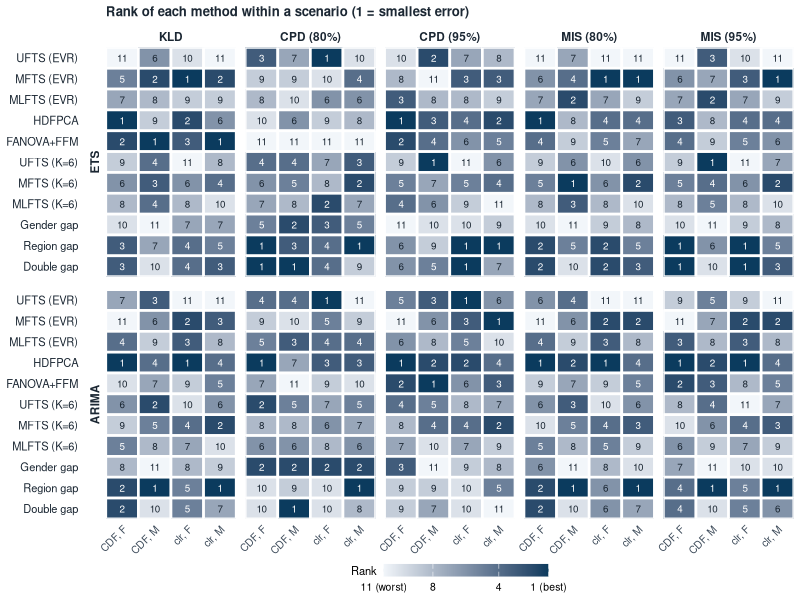
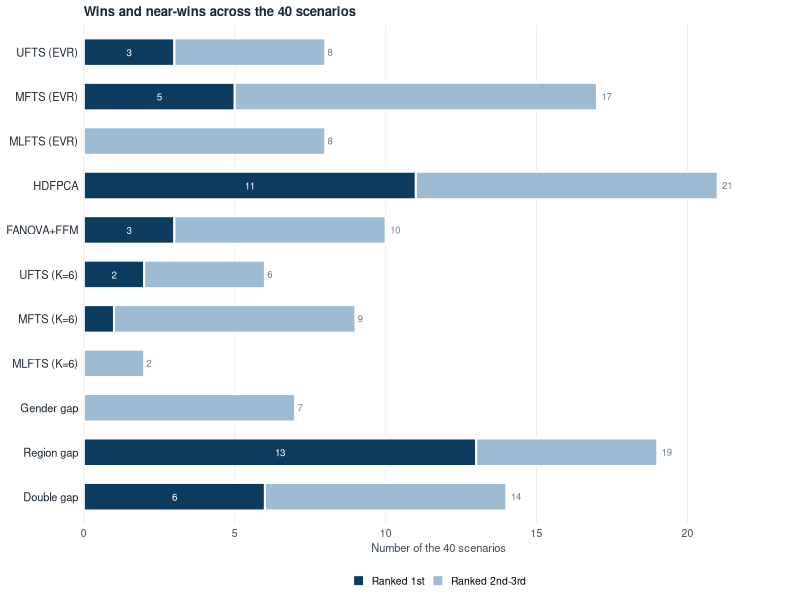
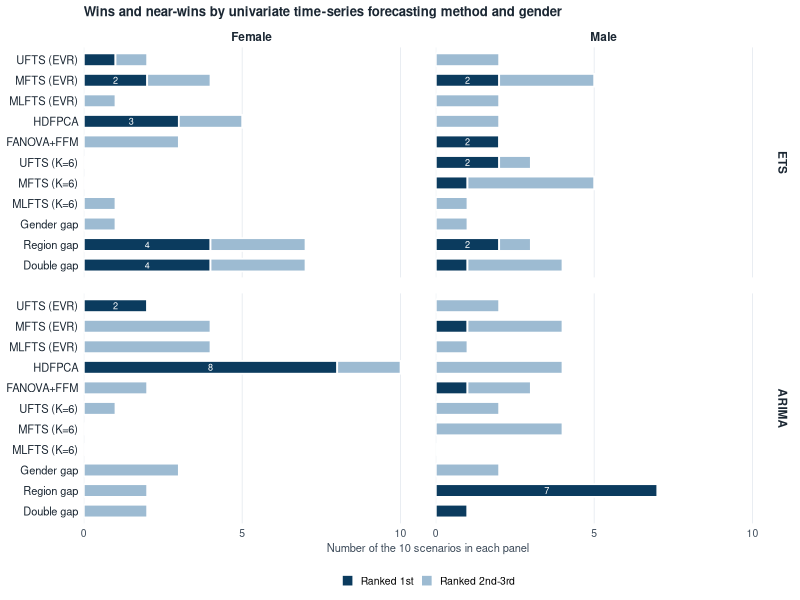

Reproduce these figures in R, in order.
## ---------------------------------------------------------------------------
## Win heat map for "Forecasting multiple density-valued time series"
##
## Each cell is the rank (1 = best) of a forecasting method within one
## evaluation scenario, where a scenario is
##      metric x nominal level x transformation x sex x univariate forecaster.
## Values are the "Mean" summary rows of Tables 1-9 (averages over the 20
## forecast horizons and the 47 prefectures).  Ranks use ties.method = "min",
## so the region-gap / double-gap ties for the female data share a rank.
##
## Outputs, as two standalone figures:
##   Fig_win_heatmap.pdf  rank of every method in every scenario
##   Fig_win_counts.pdf   how often each method ranks first / second-third
##
## Requires: ggplot2, dplyr, tidyr
## ---------------------------------------------------------------------------

library(ggplot2)
library(dplyr)
library(tidyr)
library(grid)   # for unit()

## ---- 1. Method labels, in the column order used in Tables 1-9 --------------

methods <- c("UFTS (EVR)", "MFTS (EVR)", "MLFTS (EVR)", "HDFPCA", "FANOVA+FFM",
             "UFTS (K=6)", "MFTS (K=6)", "MLFTS (K=6)",
             "Gender gap", "Region gap", "Double gap")

## ---- 2. The "Mean" rows of Tables 1-9 --------------------------------------
## One row per scenario; 11 columns in the order of `methods`.

vals <- rbind(
  ## ------------------------- ETS -------------------------------------------
  ## Table 1: KLD
  c(0.0614, 0.0388, 0.0447, 0.0166, 0.0233, 0.0605, 0.0411, 0.0448, 0.0611, 0.0249, 0.0249),
  c(0.0176, 0.0146, 0.0178, 0.0322, 0.0105, 0.0175, 0.0150, 0.0175, 0.1155, 0.0177, 0.0461),
  c(0.1533, 0.0093, 0.0648, 0.0161, 0.0163, 0.1620, 0.0412, 0.0581, 0.0464, 0.0175, 0.0175),
  c(0.0876, 0.0104, 0.0533, 0.0229, 0.0072, 0.0384, 0.0172, 0.0745, 0.0284, 0.0174, 0.0128),
  ## Table 2: CPD, alpha = 0.2
  c(0.0531, 0.0652, 0.0617, 0.0811, 0.0831, 0.0534, 0.0587, 0.0589, 0.0535, 0.0365, 0.0365),
  c(0.0698, 0.0783, 0.0817, 0.0688, 0.1096, 0.0649, 0.0668, 0.0734, 0.0431, 0.0476, 0.0422),
  c(0.0615, 0.1103, 0.0742, 0.0869, 0.1187, 0.0785, 0.0848, 0.0627, 0.0637, 0.0638, 0.0638),
  c(0.1230, 0.0833, 0.0845, 0.0881, 0.1467, 0.0825, 0.0753, 0.0851, 0.0834, 0.0585, 0.0968),
  ## Table 3: CPD, alpha = 0.05
  c(0.0662, 0.0580, 0.0436, 0.0335, 0.0382, 0.0656, 0.0506, 0.0473, 0.0663, 0.0513, 0.0513),
  c(0.0309, 0.0526, 0.0422, 0.0355, 0.0379, 0.0305, 0.0415, 0.0405, 0.0516, 0.0438, 0.0382),
  c(0.0396, 0.0291, 0.0457, 0.0321, 0.0370, 0.0972, 0.0335, 0.0493, 0.0560, 0.0241, 0.0241),
  c(0.0669, 0.0376, 0.0686, 0.0360, 0.0428, 0.0451, 0.0418, 0.0710, 0.0686, 0.0289, 0.0585),
  ## Table 4: MIS, alpha = 0.2
  c(1066,  795,  869,  593,  690, 1051,  762,  874, 1054,  611,  611),
  c( 557,  539,  532,  558,  616,  550,  521,  533, 1177,  543,  848),
  c(1616,  523,  884,  607,  647, 1497,  680,  901,  914,  533,  533),
  c(1377,  496,  759,  560,  655,  635,  517,  815,  707,  564,  548),
  ## Table 5: MIS, alpha = 0.05
  c(2400, 1703, 1799, 1122, 1236, 2364, 1613, 1839, 2373, 1079, 1079),
  c( 930,  975,  924,  978, 1204,  908,  937,  938, 2457,  958, 1684),
  c(2677,  925, 1839, 1211, 1244, 3723, 1404, 1879, 1899,  902,  902),
  c(2205,  821, 1597,  964, 1139, 1277,  894, 1785, 1347, 1013,  929),
  ## ------------------------ ARIMA ------------------------------------------
  ## Table 6: KLD
  c(0.1108, 0.1190, 0.1008, 0.0243, 0.1181, 0.1107, 0.1179, 0.1043, 0.1111, 0.0971, 0.0971),
  c(0.0315, 0.0354, 0.0428, 0.0322, 0.0355, 0.0314, 0.0349, 0.0411, 0.2247, 0.0295, 0.2019),
  c(0.1598, 0.0491, 0.0597, 0.0201, 0.0975, 0.1229, 0.0680, 0.0706, 0.0839, 0.0687, 0.0687),
  c(0.0911, 0.0255, 0.0455, 0.0284, 0.0319, 0.0354, 0.0248, 0.0763, 0.0512, 0.0240, 0.0440),
  ## Table 7: CPD, alpha = 0.2
  c(0.0697, 0.1361, 0.0915, 0.0680, 0.1043, 0.0694, 0.1344, 0.0958, 0.0694, 0.1365, 0.1365),
  c(0.0446, 0.0694, 0.0425, 0.0524, 0.0797, 0.0454, 0.0656, 0.0463, 0.0348, 0.0678, 0.0338),
  c(0.0545, 0.0906, 0.0862, 0.0817, 0.1268, 0.0918, 0.0917, 0.1077, 0.0695, 0.1481, 0.1481),
  c(0.1141, 0.0993, 0.0660, 0.0593, 0.1079, 0.0662, 0.0917, 0.0690, 0.0524, 0.0455, 0.0936),
  ## Table 8: CPD, alpha = 0.05
  c(0.1247, 0.1544, 0.1351, 0.0616, 0.1162, 0.1245, 0.1523, 0.1401, 0.1244, 0.1542, 0.1542),
  c(0.0726, 0.0783, 0.0909, 0.0679, 0.0530, 0.0744, 0.0739, 0.0935, 0.0953, 0.0925, 0.0813),
  c(0.0406, 0.0605, 0.0845, 0.0480, 0.0999, 0.1091, 0.0772, 0.1043, 0.1110, 0.1260, 0.1260),
  c(0.0686, 0.0367, 0.0953, 0.0488, 0.0439, 0.0729, 0.0395, 0.0952, 0.0899, 0.0546, 0.0989),
  ## Table 9: MIS, alpha = 0.2
  c(1636, 1775, 1587,  738, 1662, 1636, 1749, 1629, 1636, 1562, 1562),
  c( 705,  727,  781,  676,  733,  701,  716,  773, 1836,  666, 1662),
  c(1656,  866,  997,  673, 1332, 1632, 1022, 1137, 1303, 1145, 1145),
  c(1422,  572,  839,  620,  681,  775,  582,  883,  904,  556,  803),
  ## Table 9: MIS, alpha = 0.05
  c(4108, 4478, 3815, 1528, 3716, 4106, 4386, 3990, 4101, 3824, 3824),
  c(1304, 1383, 1477, 1218, 1233, 1302, 1350, 1479, 4094, 1123, 3353),
  c(2781, 1649, 1920, 1353, 2580, 3957, 2054, 2336, 2918, 2265, 2265),
  c(2308,  996, 1628, 1047, 1072, 1535, 1008, 1767, 1779,  936, 1429)
)
colnames(vals) <- methods

## ---- 3. Scenario key (same order as the rows of `vals`) --------------------

panel_lev <- c("CDF, F", "CDF, M", "clr, F", "clr, M")
key <- expand.grid(panel      = panel_lev,
                   metric     = c("KLD", "CPD (80%)", "CPD (95%)",
                                  "MIS (80%)", "MIS (95%)"),
                   forecaster = c("ETS", "ARIMA"),
                   stringsAsFactors = FALSE)
stopifnot(nrow(key) == nrow(vals))

dat <- cbind(key, as.data.frame(vals)) |>
  pivot_longer(all_of(methods), names_to = "method", values_to = "value") |>
  group_by(forecaster, metric, panel) |>
  mutate(rank = rank(value, ties.method = "min")) |>   # 1 = smallest error
  ungroup() |>
  mutate(
    method     = factor(method, levels = rev(methods)),
    panel      = factor(panel, levels = panel_lev),
    metric     = factor(metric, levels = c("KLD", "CPD (80%)", "CPD (95%)",
                                           "MIS (80%)", "MIS (95%)")),
    forecaster = factor(forecaster, levels = c("ETS", "ARIMA"))
  ) |>
  separate_wider_delim(panel, delim = ", ", names = c("transf", "sex"),
                       cols_remove = FALSE) |>
  mutate(
    transf = factor(transf, levels = c("CDF", "clr")),
    sex    = factor(sex, levels = c("F", "M"),
                    labels = c("Female", "Male"))
  )

## ---- 4. Panel (a): the rank heat map ---------------------------------------
## Sequential single hue, dark = best.  Prints correctly in grayscale.

ramp_lo <- "#F2F6FA"   # rank 11
ramp_hi <- "#0B3B5E"   # rank 1

p_heat <- ggplot(dat, aes(panel, method, fill = rank)) +
  geom_tile(colour = "white", linewidth = 0.9) +
  geom_text(aes(label = rank, colour = rank > 5),
            size = 2.5, show.legend = FALSE) +
  facet_grid(forecaster ~ metric, switch = "y") +
  scale_fill_gradient(low = ramp_hi, high = ramp_lo,
                      breaks = c(1, 4, 8, 11),
                      labels = c("1 (best)", "4", "8", "11 (worst)"),
                      guide = guide_colourbar(barwidth  = unit(4.2, "cm"),
                                              barheight = unit(0.32, "cm"),
                                              ticks = FALSE, reverse = TRUE,
                                              title.vjust = 0.9)) +
  scale_colour_manual(values = c(`TRUE` = "#1B2733", `FALSE` = "#FFFFFF")) +
  scale_x_discrete(expand = c(0, 0)) +
  scale_y_discrete(expand = c(0, 0)) +
  labs(x = NULL, y = NULL, fill = "Rank",
       title = "Rank of each method within a scenario (1 = smallest error)") +
  theme_minimal(base_size = 9) +
  theme(
    panel.grid       = element_blank(),
    axis.text.x      = element_text(angle = 45, hjust = 1, size = 7.5,
                                    colour = "#3D4B5A"),
    axis.text.y      = element_text(size = 8, colour = "#1B2733"),
    strip.text       = element_text(size = 8.5, face = "bold",
                                    colour = "#1B2733"),
    strip.background = element_blank(),
    panel.spacing.x  = unit(0.45, "lines"),
    panel.spacing.y  = unit(0.65, "lines"),
    plot.title       = element_text(size = 9.5, face = "bold", hjust = 0,
                                    colour = "#1B2733"),
    legend.title     = element_text(size = 8),
    legend.text      = element_text(size = 7.5),
    legend.position  = "bottom",
    legend.margin    = margin(t = -4)
  )

## ---- 5. Panel (b): how often each method wins ------------------------------

tot <- dat |>
  group_by(method) |>
  summarise(first = sum(rank == 1), top3 = sum(rank <= 3), .groups = "drop")

wins <- dat |>
  group_by(method) |>
  summarise(first = sum(rank == 1),
            top3  = sum(rank <= 3), .groups = "drop") |>
  mutate(other3 = top3 - first) |>
  select(method, `Ranked 1st` = first, `Ranked 2nd-3rd` = other3) |>
  pivot_longer(-method, names_to = "band", values_to = "n") |>
  mutate(band = factor(band, levels = c("Ranked 1st", "Ranked 2nd-3rd")))

p_wins <- ggplot(wins, aes(n, method, fill = band)) +
  geom_col(width = 0.62, colour = "white", linewidth = 0.7,
           position = position_stack(reverse = TRUE)) +
  geom_text(data = subset(tot, first >= 2),
            aes(x = first / 2, y = method, label = first),
            inherit.aes = FALSE, size = 2.5, colour = "#FFFFFF") +
  geom_text(data = tot, aes(x = top3, y = method, label = top3),
            inherit.aes = FALSE, hjust = -0.45, size = 2.4, colour = "#6B7A8A") +
  scale_fill_manual(values = c("Ranked 1st" = "#0B3B5E",
                               "Ranked 2nd-3rd" = "#9DBBD2")) +
  scale_x_continuous(expand = expansion(mult = c(0, 0.12))) +
  labs(x = "Number of the 40 scenarios", y = NULL, fill = NULL,
       title = "Wins and near-wins across the 40 scenarios") +
  theme_minimal(base_size = 9) +
  theme(
    panel.grid.major.y = element_blank(),
    panel.grid.minor   = element_blank(),
    panel.grid.major.x = element_line(colour = "#E6EBF0", linewidth = 0.3),
    axis.text.y        = element_text(size = 8, colour = "#1B2733"),
    axis.text.x        = element_text(size = 7.5, colour = "#3D4B5A"),
    axis.title.x       = element_text(size = 8, colour = "#3D4B5A"),
    plot.title         = element_text(size = 9.5, face = "bold", hjust = 0,
                                      colour = "#1B2733"),
    legend.position    = "bottom",
    legend.text        = element_text(size = 7.5),
    legend.key.size    = unit(0.35, "cm")
  )

## ---- 5b. Win counts broken down by forecaster and sex ----------------------
## Each facet contains 10 scenarios (5 metrics x 2 transformations).

tot_by <- dat |>
  group_by(forecaster, sex, method) |>
  summarise(first = sum(rank == 1), top3 = sum(rank <= 3), .groups = "drop")

wins_by <- tot_by |>
  mutate(other3 = top3 - first) |>
  select(forecaster, sex, method,
         `Ranked 1st` = first, `Ranked 2nd-3rd` = other3) |>
  pivot_longer(c(`Ranked 1st`, `Ranked 2nd-3rd`),
               names_to = "band", values_to = "n") |>
  mutate(band = factor(band, levels = c("Ranked 1st", "Ranked 2nd-3rd")))

p_wins_by <- ggplot(wins_by, aes(n, method, fill = band)) +
  geom_col(width = 0.62, colour = "white", linewidth = 0.6,
           position = position_stack(reverse = TRUE)) +
  geom_text(data = subset(tot_by, first >= 2),
            aes(x = first / 2, y = method, label = first),
            inherit.aes = FALSE, size = 2.3, colour = "#FFFFFF") +
  facet_grid(forecaster ~ sex) +
  scale_fill_manual(values = c("Ranked 1st" = "#0B3B5E",
                               "Ranked 2nd-3rd" = "#9DBBD2")) +
  scale_x_continuous(breaks = c(0, 5, 10), limits = c(0, 10.4),
                     expand = expansion(mult = c(0, 0.02))) +
  labs(x = "Number of the 10 scenarios in each panel", y = NULL, fill = NULL,
       title = "Wins and near-wins by univariate time-series forecasting method and gender") +
  theme_minimal(base_size = 9) +
  theme(
    panel.grid.major.y = element_blank(),
    panel.grid.minor   = element_blank(),
    panel.grid.major.x = element_line(colour = "#E6EBF0", linewidth = 0.3),
    axis.text.y        = element_text(size = 8, colour = "#1B2733"),
    axis.text.x        = element_text(size = 7.5, colour = "#3D4B5A"),
    axis.title.x       = element_text(size = 8, colour = "#3D4B5A"),
    strip.text         = element_text(size = 8.5, face = "bold",
                                      colour = "#1B2733"),
    strip.background   = element_blank(),
    panel.spacing      = unit(0.8, "lines"),
    plot.title         = element_text(size = 9.5, face = "bold", hjust = 0,
                                      colour = "#1B2733"),
    legend.position    = "bottom",
    legend.text        = element_text(size = 7.5),
    legend.key.size    = unit(0.35, "cm")
)

## ---- 6. Assemble and write --------------------------------------------------

pdf("Fig_win_heatmap.pdf", width = 9.4, height = 5.7)
print(p_heat)
dev.off()

# Win counts

pdf("Fig_win_counts.pdf", width = 5.2, height = 4.4)
print(p_wins)
dev.off()

# Win counts by forecasting method and gender

pdf("Fig_win_counts_by.pdf", width = 7.6, height = 6.0)
print(p_wins_by)
dev.off()

## Companion table: the rank of every method in every scenario.
write.csv(dat[, c("forecaster", "metric", "panel", "method", "value", "rank")],
          "win_heatmap_ranks.csv", row.names = FALSE)

## Console summary
dat |>
  filter(rank == 1) |>
  count(method, sort = TRUE) |>
  print(n = Inf)
